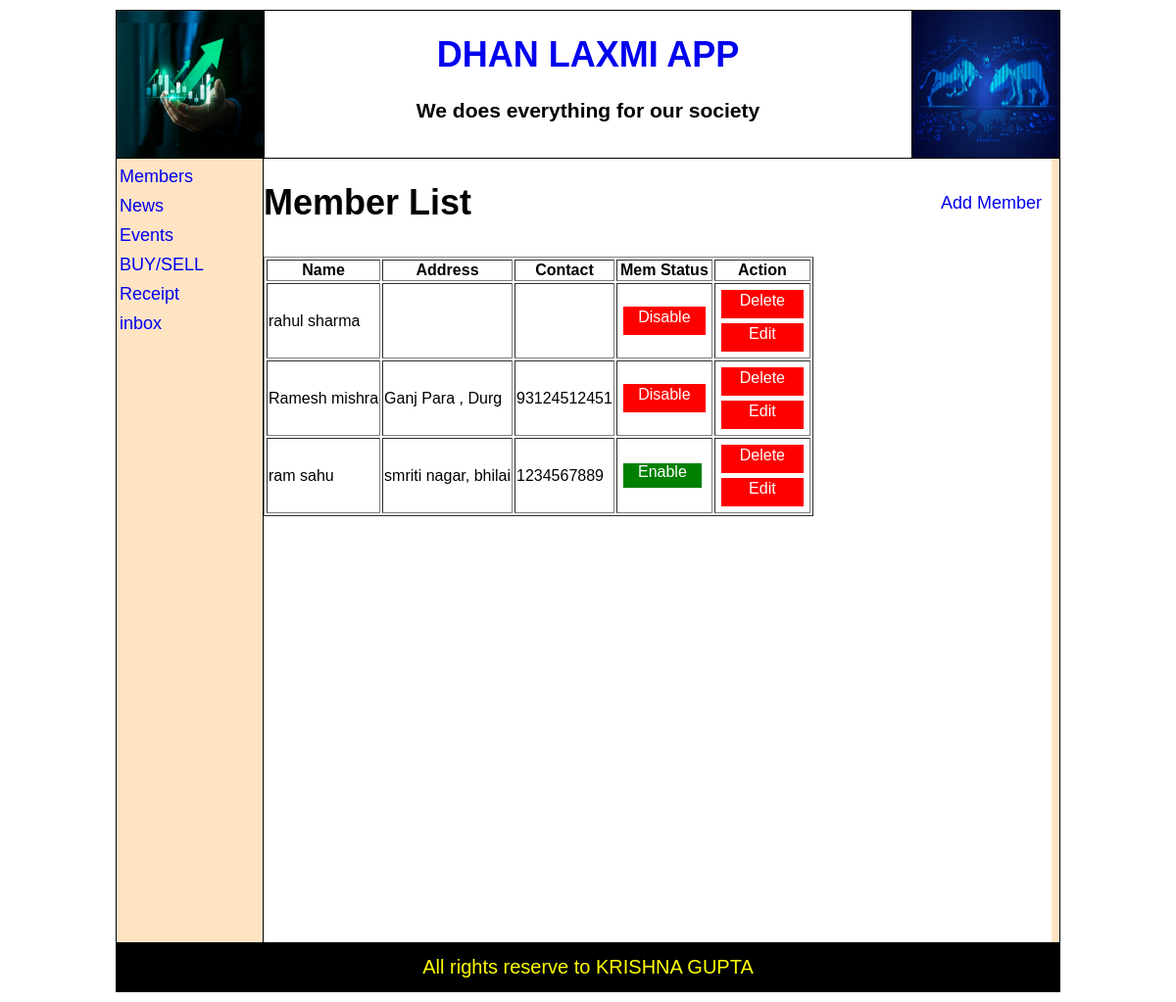
Screenshot of /admin/member-module/members.php with the database file from the repository.
### tables this page shows
CREATE TABLE IF NOT EXISTS `member_info` (
  `mem_id` int(11) NOT NULL AUTO_INCREMENT,
  `mem_name` varchar(30) NOT NULL,
  `mem_address` text NOT NULL,
  `mem_contact` varchar(25) NOT NULL,
  `mem_email` varchar(30) NOT NULL,
  `user_name` varchar(20) NOT NULL,
  `user_pass` varchar(20) NOT NULL,
  `user_type` varchar(10) NOT NULL,
  `approve_status` int(11) NOT NULL DEFAULT '0',
  `reg_date` date NOT NULL,
  PRIMARY KEY (`mem_id`)
);

### admin/member-module/members.php (the view, shortened to what this page needs)
<?php
  require_once($_SERVER["DOCUMENT_ROOT"] . "DHAN-LAXMI-APP/include/header.php");
?>
<div id="container">
    <div id='parentAdmin'>
      <div id='leftSide'>
        <?php
             include("../adminMenu.php");
        ?>
      </div>
      <div id='rightSide'>
        <div id="addmember">
        <h1> Member List </h1><a href="addmem.php">Add Member</a>
        </div>
        <?php
           require_once($_SERVER["DOCUMENT_ROOT"] . "DHAN-LAXMI-APP/include/dbconnect.php");
           $rsmember=mysqli_query($con,"select * from member_info  order by mem_id desc");
           echo("<table border='1'>");
           echo("<tr><th>Name</th><th>Address</th><th>Contact</th><th>Mem Status</th><th>Action</th></tr>");
           while($row=mysqli_fetch_array($rsmember))
            {
                $id=$row["mem_id"];
                echo("<tr>");
                echo("<td>");
                echo($row["mem_name"]);
                echo("</td>");
                echo("<td>");
                echo($row["mem_address"]);
                echo("</td>");
                echo("<td>");
                echo($row["mem_contact"]);
                echo("</td>");
                echo("<td>");
                if($row["approve_status"]==0)
                    echo("<a href='action.php?mid=$id&actype=status' class='enable'>Enable</a>");
                else
                    echo("<a href='action.php?mid=$id&actype=status' class='disable'>Disable</a>");
                echo("</td>");
                echo("<td>");
                echo("<a href='action.php?mid=$id&actype=delete' class='disable'>Delete</a>");
                echo("<a href='editmem.php?mid=$id' class='disable'>Edit</a>");
                echo("</td>");
                echo("</tr>");
            }
            echo("</table>");
       ?>
      </div>
    </div>
</div>
<?php
  require_once($_SERVER["DOCUMENT_ROOT"] . "DHAN-LAXMI-APP/include/footer.php");
?>

### include/header.php (shortened to what this page needs)
<html>
<head>
<link href="<?php echo(BASE_URL); ?>assets/css/style.css" rel="stylesheet" type="text/css">
</head>
<body>
<div id="main">
    <div id="header">
        <div id="leftlogo"> <img src="<?php echo(BASE_URL); ?>assets/images/logo1s.jpg"> </div>
        <div id="title"><h1><a href='<?php echo(BASE_URL); ?>index.php'>DHAN LAXMI APP</a></h1>
                       <h3>We does everything for our society </h3>
         </div>
        <div id="rightlogo"> <img src="<?php echo(BASE_URL); ?>assets/images/logo2y.jpeg"> </div>
    </div>

### admin/adminMenu.php
<div id='adminMenu'>
<ul>
<li><a href='<?php echo(BASE_URL); ?>admin/member-module/members.php'>Members </a> </li>
<li><a href='<?php echo(BASE_URL); ?>admin/news-module/news.php'>News </a> </li>
<li><a href='<?php echo(BASE_URL); ?>admin/event-module/events.php'>Events </a> </li>
<li><a href='<?php echo(BASE_URL); ?>admin/gallery-module/gallery.php'>BUY/SELL </a> </li>
<li><a href='<?php echo(BASE_URL); ?>admin/Receipt-module/receipt.php'>Receipt </a> </li>
<li><a href='<?php echo(BASE_URL); ?>admin/inbox-module/inbox.php'>inbox </a> </li>
</ul>
</div>

### include/footer.php
<div id="footer">
  All rights reserve to KRISHNA GUPTA
</div>
</div>
</body>
</html>

### assets/css/style.css (style rules this page uses)
body { margin: 0px; padding: 0px; font-size: 18px; font-family: Verdana, Geneva, Tahoma, sans-serif; }
#main { width: 962px; min-height: 600px; border:1px solid black; margin: 10px auto; }
#header { height: 150px; border-bottom: 1px solid black; }
#leftlogo { height: 100%; width: 150px; border-right:1px solid black; float: left; }
#rightlogo { height: 100%; width: 150px; border-left:1px solid black; float: left; }
#title { width: 660px; float: left; text-align: center; }
#leftlogo img , #rightlogo img { width: 100%; height: 100%; }
#container { min-height: 400px; }
#footer { min-height: 50px; text-align: center; font-size: 20px; line-height: 50px; background-color: black; color: yellow; clear: both; }
a { text-decoration: none; }
#parentAdmin { min-height: 100%; background-color:bisque ; }
#parentAdmin #leftSide { width: 144px; min-height: 100%; vertical-align: top; background-color:bisque; display: inline-block; }
#parentAdmin #rightSide { vertical-align: top; width: 804px; min-height: 100%; background-color:white; display: inline-block; border-left: 1px solid black; }
#adminMenu { padding: 3px; }
#adminMenu ul { margin: 0px; padding: 0px; list-style: none; }
#adminMenu ul li { height: 30px; text-align: left; }
#adminMenu ul li a { display: block; line-height: 30px; }
a.enable { background-color: green; color:white; display: block; width: 80px; height: 25px; text-align: center; margin: 5px; }
a.disable { background-color:red; color:white; width: 80px; display: block; height: 25px; text-align: center; margin: 5px; padding: 2px; }
#addmember { display: flex; justify-content: space-between; align-items: center; margin-bottom: 10px; margin-right: 10px; }
#title h3,#title h5 { margin:0px; padding:0px; }

### rows the page displays
member_info: mem_name "rahul sharma"
member_info: mem_name "Ramesh mishra", mem_address "Ganj Para , Durg", mem_contact "93124512451"
member_info: mem_name "ram sahu", mem_address "smriti nagar, bhilai", mem_contact "1234567889"
